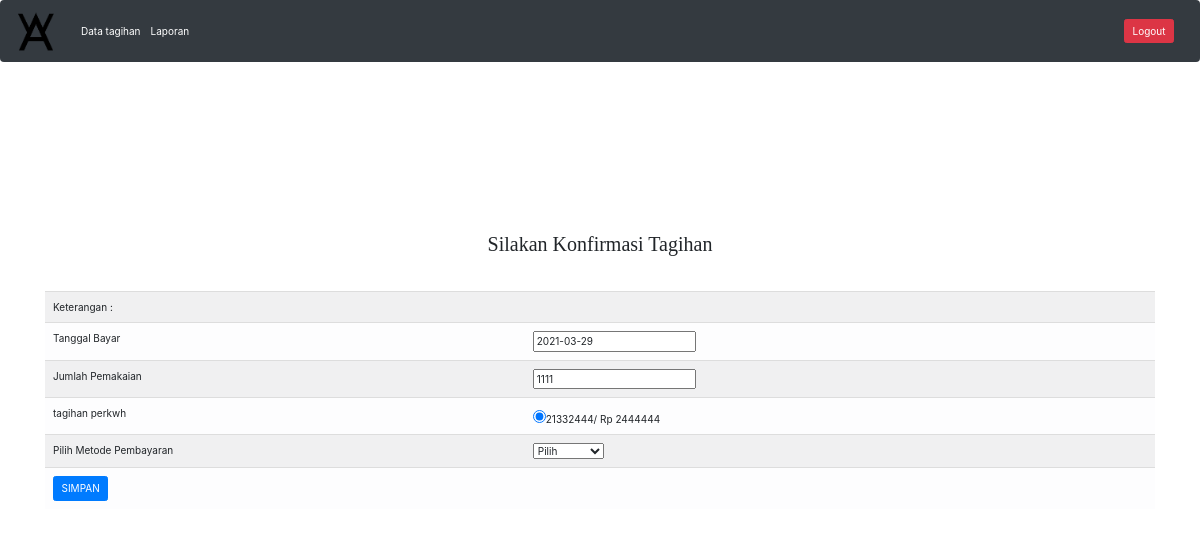
/pelanggan/tagihan.php?idpelanggan=39 (signed in), run on the app's committed database.
### tables this page shows
CREATE TABLE `tagihan` (
  `idtagihan` int(11) NOT NULL,
  `idpelanggan` int(11) NOT NULL,
  `tanggal` date NOT NULL,
  `jumlahmeter` int(11) NOT NULL,
  `status` varchar(11) NOT NULL
);

CREATE TABLE `pelanggan` (
  `idpelanggan` int(11) NOT NULL,
  `username` varchar(100) NOT NULL,
  `password` varchar(100) NOT NULL,
  `alamat` varchar(255) NOT NULL,
  `kodetarif` int(11) NOT NULL,
  `nometer` int(100) NOT NULL
);

CREATE TABLE `tarif` (
  `kodetarif` int(11) NOT NULL,
  `daya` varchar(100) NOT NULL,
  `tarifperkwh` int(100) NOT NULL
);

### pelanggan/tagihan.php (the view, shortened to what this page needs)
<?php
if(isset($_SESSION['username']))
{
include '../koneksi.php';
?>
<!DOCTYPE html>
<html lang="en">
<head>
    <link rel="stylesheet" href="style/bootstrap.css" />
    <link rel="stylesheet" href="style/dataTables.bootstrap4.min.css" />
    <link rel="stylesheet" href="https://maxcdn.bootstrapcdn.com/bootstrap/4.5.2/css/bootstrap.min.css">
</head>
<nav class="navbar navbar-expand-lg navbar-light bg-dark">
  <a>
  <img src="../img/icon.png" style="width: 50px; height: 50px;" alt="">
  </a>
  <div class="collapse navbar-collapse" id="navbarSupportedContent">
    <ul class="navbar-nav mr-auto">
      <li class="nav-item">
        <a class="nav-link" href="index.php" style="color: white;">Data tagihan</a>
      </li>
      <li class="nav-item">
        <a class="nav-link" href="laporan.php" style="color: white;">Laporan</a>
      </li>
    </ul>
    <form class="form-inline my-2 my-lg-0">
    <a type="button" class="btn btn-danger"href="../logout.php">Logout</a>
    </form>
  </div>
</nav>
<div style="padding-top: 50px;">
<div style="padding-top: 100px;">
<h2 style="text-align: center; font-family:Copperplate;">Silakan Konfirmasi Tagihan</h2>
        <br></br>
<body>
<div class="container" style="background-color: white;">
	<?php
	$idpelanggan = $_GET['idpelanggan'];
	$data = mysqli_query($Koneksi, "select * from tagihan where idpelanggan='$idpelanggan'");
	while ($d = mysqli_fetch_array($data)) {
	?>
		<form method="post" action="aksi/proses-tagihan.php">
			<table class="table table-light table-striped">
				<tr>
				<td>Keterangan :</td>
					<td>
					</td>
				</tr>
                <td>Tanggal Bayar</td>
					<td><input type="text" name="tanggal" readonly value="<?php echo $d['tanggal']; ?>"></td>
				<tr>
                <td>Jumlah Pemakaian</td>
					<td><input type="number" name="jumlahmeter" readonly value="<?php echo $d['jumlahmeter']; ?>"></td>
				</tr>
				<tr>
					<td>tagihan perkwh</td>
					<td>
						<?php
						$data = mysqli_query($Koneksi, "select * from tarif, pelanggan where tarif.kodetarif = pelanggan.kodetarif and pelanggan.idpelanggan = '$_SESSION[idpelanggan]'");
						while ($d = mysqli_fetch_array($data)) {
						?>
							<input name="biayaadmin" type="radio" value="<?= $d['tarifperkwh'] ?>" checked><?= $d['daya'] ?>/ Rp <?= $d['tarifperkwh'] ?></option>
						<?php
						}
						?>
					</td>
				</tr>
				<tr>
					<td>Pilih Metode Pembayaran</td>
					<td>
						<select type="text" name="pembayaran" value="<?php echo $d['pembayaran']; ?>" required>
							<option disabled selected> Pilih </option>
						</select>
					</td>
				</tr>
				<tr>
				<td><input type="submit" value="SIMPAN" type="button" class="btn btn-primary">
				</td>
				<td>
				</td>
				</tr>
			</table>
		</form>
	<?php
	}
	?>
            </div>
</body>
</html>
<?php
    }
else
{
    echo"<script>
    alert('Anda Tidak Boleh Masuk');
    location.href='../index.php';
    </script>";
}
?>

### data on the page
tagihan: tanggal "2021-03-29", jumlahmeter "1111"
pelanggan: kodetarif.daya "21332444", kodetarif.tarifperkwh "2444444"
